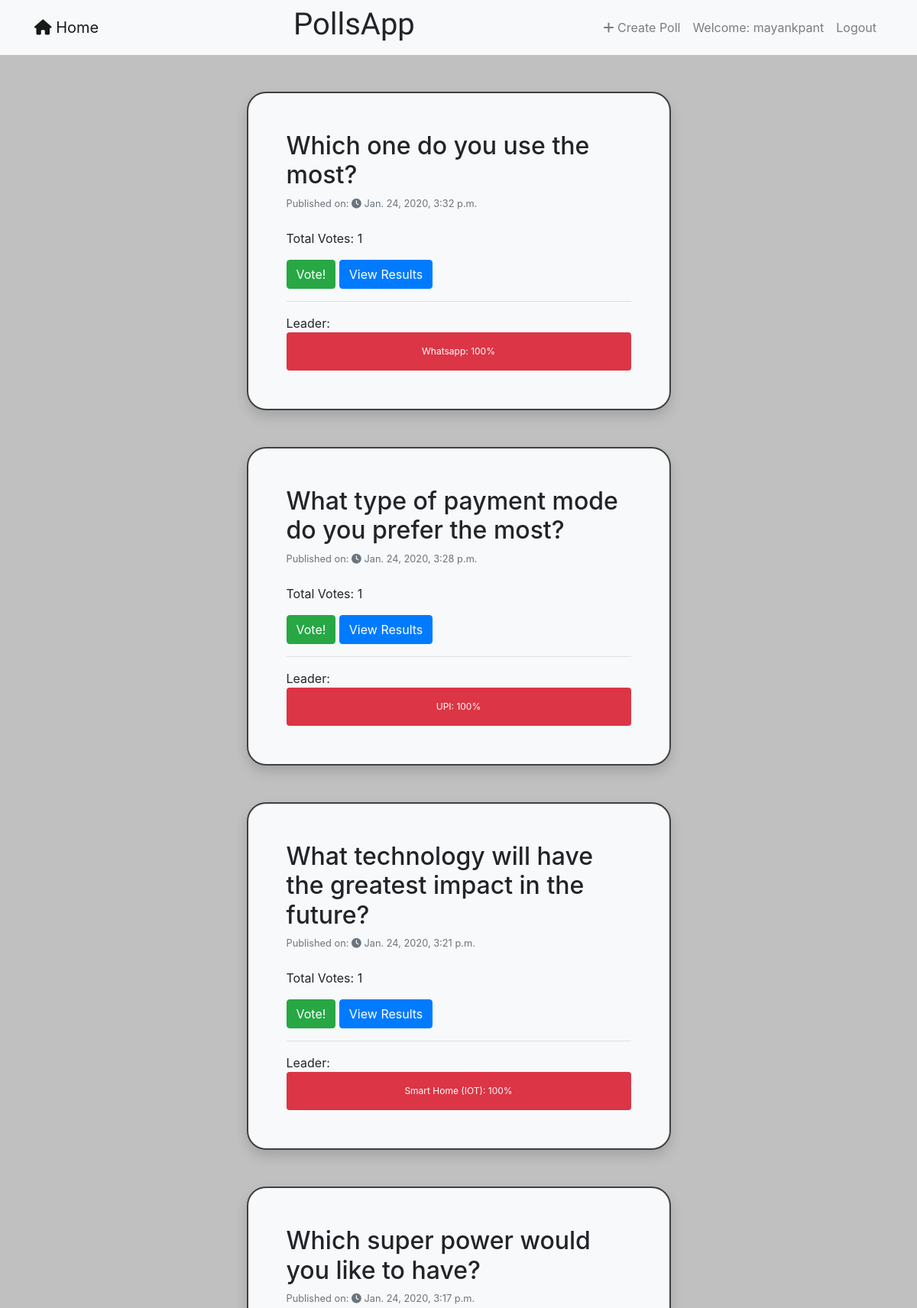
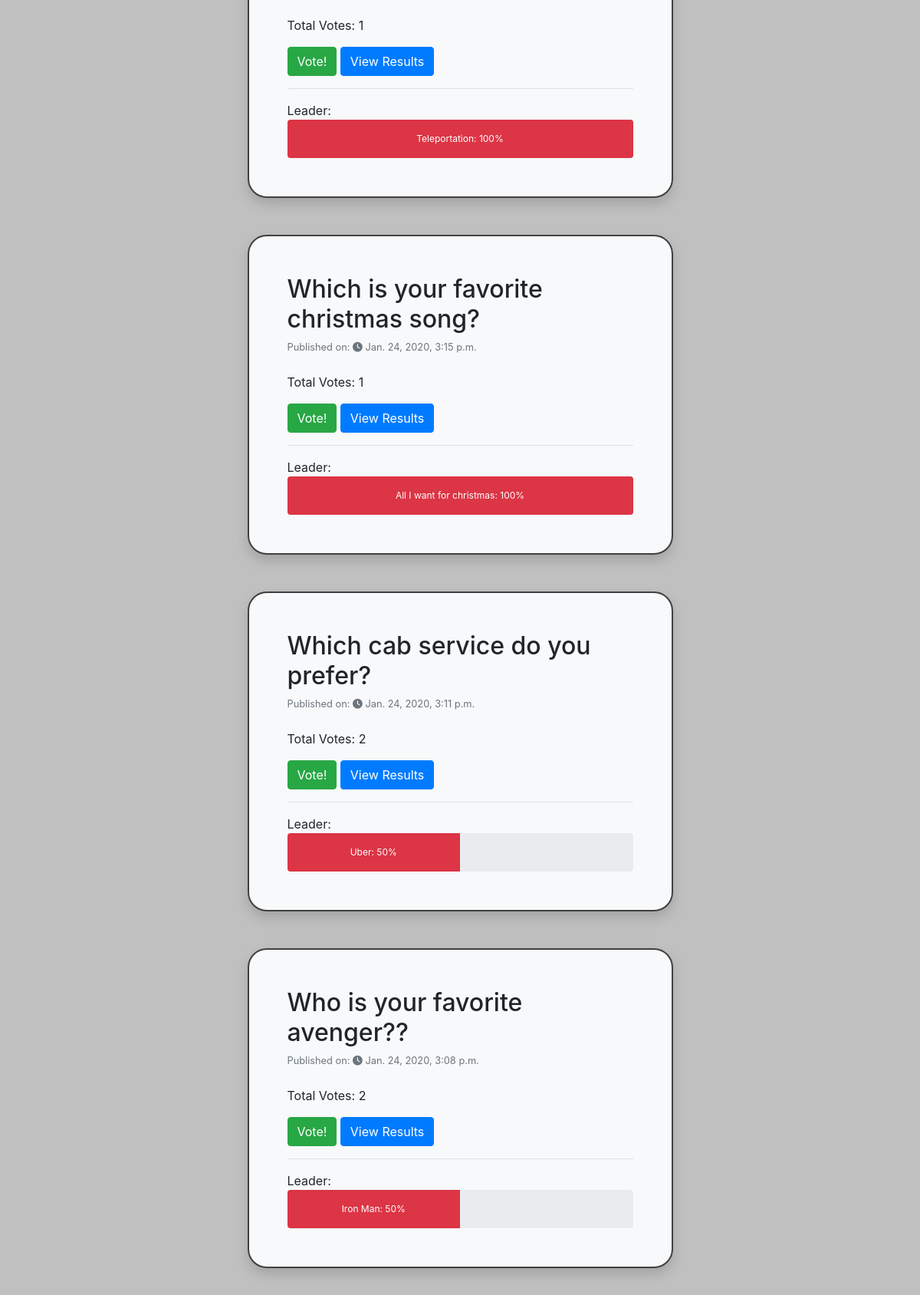
The page /polls/ (signed in, upper part) on the database its author committed (2 pictures, top to bottom).
### polls/models.py (models this page shows, shortened)
class Question(models.Model):
    user = models.ForeignKey(User, on_delete=models.CASCADE)
    question_text = models.CharField(max_length=200)
    pub_date = models.DateTimeField('Date Published',default=timezone.now)
    no_of_choices = models.IntegerField('Number of Choices', default=0)
    voted_by = models.ManyToManyField(User, blank=True, related_name='questions_voted')
    class Meta:
        ordering = ['-pub_date']
    def get_total_votes(self):
        total_votes = 0
        for choice in self.choice_set.all():
            total_votes+=choice.votes
        return total_votes
    def get_leader(self):
        total_votes = self.get_total_votes()
        if total_votes == 0:
            total_votes = 1
        leader = []
        choice = self.choice_set.all()[0]
        leader.append(choice.choice_text)
        leader.append(int((choice.votes/total_votes)*100))
        return leader

class Choice(models.Model):
    question = models.ForeignKey(Question, on_delete=models.CASCADE)
    choice_text = models.CharField(max_length=200)
    votes = models.IntegerField(default=0)
    class Meta:
        ordering = ['-votes']

### polls/views.py (the view)
# urls.py: path('', views.IndexView.as_view(), name='index'),
class IndexView(generic.ListView):
    model = Question
    template_name = 'polls/index.html'
    context_object_name = 'latest_question_list'

### polls/templates/polls/index.html (shortened to what this page needs)
{% extends "base.html" %}
{% load static %}
{% block content %}
{% if latest_question_list %}
  {% for question in latest_question_list %}
  <br>
  <div class="rcorners2 shadow">
      <h2>{{question.question_text}}?</h2>
      <small class="form-text text-muted">Published on:
        <i class="fas fa-clock"></i>
        <time>{{question.pub_date}}</time>
      </small>
      <br>
      <p>Total Votes: {{question.get_total_votes}} </p>
      {% if user.is_authenticated %}
      {% if question in user.questions_voted.all %}
      <button type="button" class="btn btn-secondary" disabled>
        <i class="far fa-check-circle"></i>
        Voted
      </button>
      {% else %}
      <a type="button" href="{% url 'polls:detail' question.id %}" class="btn btn-success">
        Vote!
      </a>
      {% endif %}
      {% endif %}
      <a type="button" href="{% url 'polls:results' question.id %}" class="btn btn-primary">
        View Results
      </a>
      <hr>
      Leader:
      <div class="progress" style="height: 50px;">
          <div class="progress-bar progress-bar bg-danger" role="progressbar" style="width:{{question.get_leader.1}}%">
            {{question.get_leader.0}}: {{question.get_leader.1}}%
          </div>
      </div>
  </div>
  <br>
{% endfor %}
{% else %}
    <p>No polls are available.</p>
{% endif %}
{% endblock %}

### templates/base.html (shortened to what this page needs)
<!DOCTYPE html>
{% load static %}
<html lang="en" dir="ltr">
  <head>
    <link rel="stylesheet" href="https://stackpath.bootstrapcdn.com/bootstrap/4.4.1/css/bootstrap.min.css">
    <link href="https://stackpath.bootstrapcdn.com/font-awesome/4.7.0/css/font-awesome.min.css" rel="stylesheet">
    <link rel="stylesheet" href="{% static 'css/main.css' %}">
  </head>
  <body>
    <header>
      <nav class="navbar navbar-expand-lg navbar-light bg-light ">
        <div class="container">
          <a class="navbar-brand" href="{% url 'polls:index' %}">
            <i class="fas fa-home"></i>
            Home
          </a>
          <h1 style="font-family: 'Indie Flower', cursive;">PollsApp</h1>
          <ul class="nav navbar-nav nav-fill">
            {% if user.is_authenticated %}
            <li class="nav-item">
              <a class="nav-link" href="{% url 'polls:create' %}">
              <i class="fas fa-plus"></i>
              Create Poll
              </a>
            </li class="nav-item">
            <li class="nav-item nav-link">Welcome: {{user.username}}</li>
            <li class="nav-item"><a class="nav-link" href="{% url 'accounts:logout' %}">Logout</a></li>
            {% else %}
            <li class="nav-item"><a class="nav-link" href="{% url 'login' %}">Login</a></li>
            <li class="nav-item"><a class="nav-link" href="{% url 'accounts:signup' %}">Sign Up</a></li>
            <li class="nav-item"><a class="nav-link" href="{% url 'about' %}">About</a></li>
            {% endif %}
          </ul>
        </div>
      </nav>
    </header>
    <div class="container">
      <br>
      {% block content %}
      {% endblock %}
      <br>
    </div>
  </body>
</html>

### static/css/main.css (style rules this page uses)
.rcorners2 { background-color: #F8F9FA; border-radius: 25px; border: 2px solid #404040; padding: 50px; width: 50%; height: 50%; align: center; margin: auto; }
body { background-color: #C0C0C0; }

### rows shown on the page
Question: question_text "Which one do you use the most", pub_date "Jan. 24, 2020, 3:32 p.m.", get_total_votes "1", get_leader.0 "Whatsapp", get_leader.1 "100"
Question: question_text "What type of payment mode do you prefer the most", pub_date "Jan. 24, 2020, 3:28 p.m.", get_total_votes "1", get_leader.0 "UPI", get_leader.1 "100"
Question: question_text "What technology will have the greatest impact in the future", pub_date "Jan. 24, 2020, 3:21 p.m.", get_total_votes "1", get_leader.0 "Smart Home (IOT)", get_leader.1 "100"
Question: question_text "Which super power would you like to have", pub_date "Jan. 24, 2020, 3:17 p.m.", get_total_votes "1", get_leader.0 "Teleportation", get_leader.1 "100"
Question: question_text "Which is your favorite christmas song", pub_date "Jan. 24, 2020, 3:15 p.m.", get_total_votes "1", get_leader.0 "All I want for christmas", get_leader.1 "100"
Question: question_text "Which cab service do you prefer", pub_date "Jan. 24, 2020, 3:11 p.m.", get_total_votes "2", get_leader.0 "Uber", get_leader.1 "50"
Question: question_text "Who is your favorite avenger?", pub_date "Jan. 24, 2020, 3:08 p.m.", get_total_votes "2", get_leader.0 "Iron Man", get_leader.1 "50"

### other values the page prints
{{ user.username }} "mayankpant"
